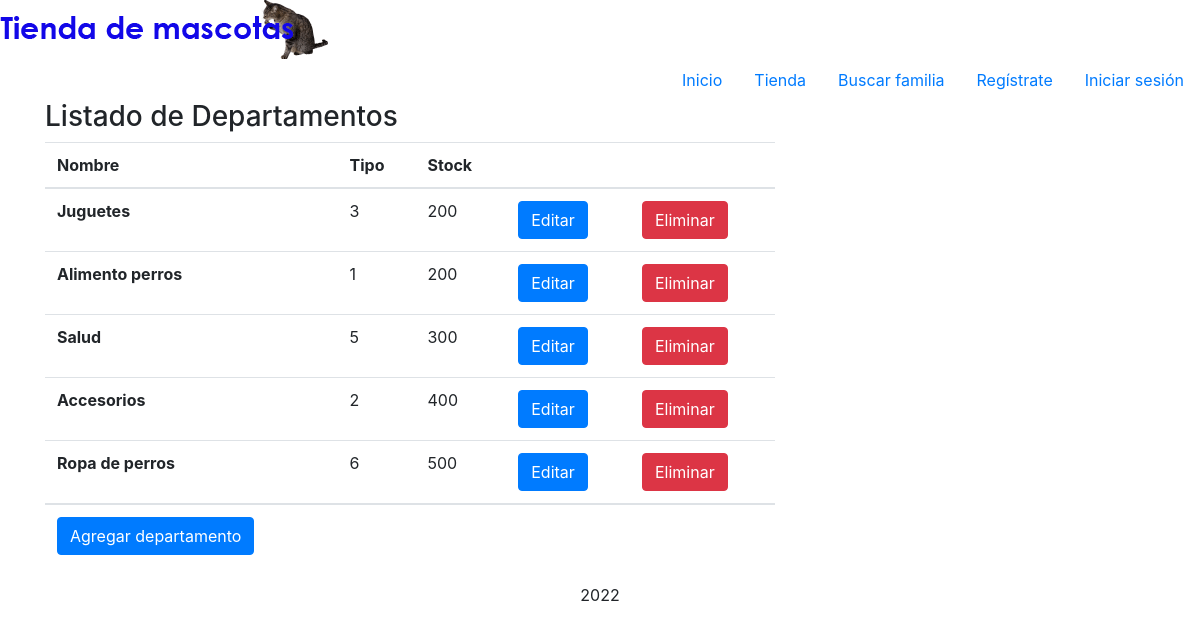
Screenshot of /list_depto/ with the database file from the repository.
### Registro/models.py (models this page shows, shortened)
class Departamento(models.Model):
    nombre = models.CharField(max_length=20)
    tipo = models.IntegerField()
    stock = models.IntegerField()

### Registro/views.py (the view)
# urls.py: path('list_depto/', views.DeptoList.as_view(), name='list_depto'),
class DeptoList(ListView):
    model = Departamento
    template_name = 'Registro/list_depto.html'

### templates/Registro/list_depto.html (shortened to what this page needs)
{% extends 'base.html' %}
{% block content %}
    <h3>Listado de Departamentos</h3>
{% if object_list %}
<table class="table table-hover">
    <thead>
        <tr>
            <th>Nombre</th>
            <th>Tipo</th>
            <th>Stock</th>
            <th></th>
            <th></th>
        </tr>
    </thead>
    <tbody>
        {% for departamento in object_list %}
        <tr>
            <th scope="row">{{ departamento.nombre }} </th>
            <td>{{ departamento.tipo }}</td>
            <td>{{ departamento.stock }}</td>
            <td><a class="btn btn-primary" href="{% url 'edit_depto' departamento.id %}">Editar</a></td>
            <td><a class="btn btn-danger" href="{% url 'del_depto' departamento.id %}">Eliminar</a></td>
        </tr>
        {% endfor %}
    </tbody>
    <td><a class="btn btn-primary" href="{% url 'add_departamento'%}">Agregar departamento</a></td>
</table>
{% else %}
    <h1>No hay registros de Departamentos</h1>
{% endif %} {% endblock %}

### rows the page displays
Departamento: nombre "Juguetes", tipo "3", stock "200"
Departamento: nombre "Alimento perros", tipo "1", stock "200"
Departamento: nombre "Salud", tipo "5", stock "300"
Departamento: nombre "Accesorios", tipo "2", stock "400"
Departamento: nombre "Ropa de perros", tipo "6", stock "500"
